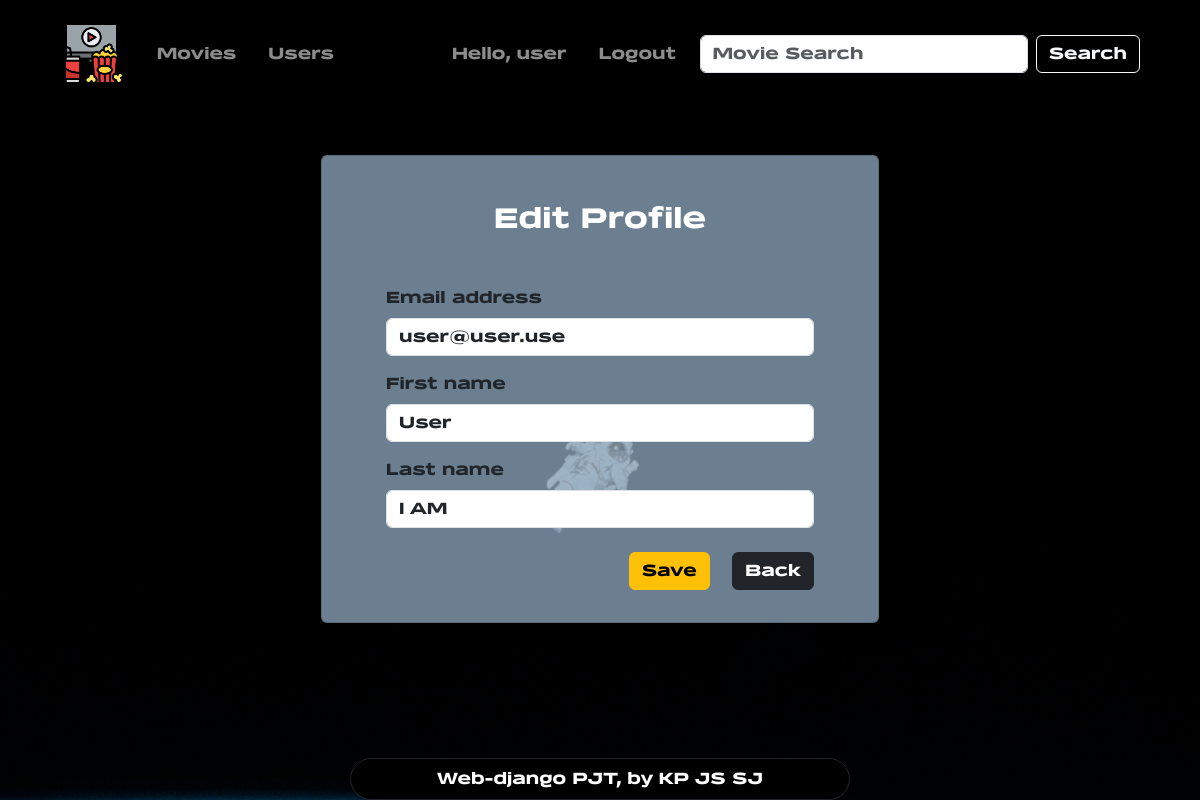
Page /accounts/update/ (signed in) on the committed database.
### accounts/models.py (models this page shows)
class User(AbstractUser):
    pass

### accounts/views.py (the view)
# urls.py: path("update/", views.update, name="update"),
@login_required
def update(request):
    if request.method == "POST":
        form = CustomUserChangeForm(request.POST, instance=request.user)
        if form.is_valid():
            form.save()
            messages.success(request, "회원정보 수정이 완료되었습니다.")
            return redirect("articles:index")
    else:
        form = CustomUserChangeForm(instance=request.user)
    context = {
        "form": form,
    }
    return render(request, "accounts/update.html", context)

### accounts/forms.py
class CustomUserChangeForm(UserChangeForm):
    class Meta(UserChangeForm.Meta):
        model = get_user_model()
        fields = (
            "email",
            "first_name",
            "last_name",
        )

### accounts/templates/accounts/update.html (shortened to what this page needs)
{% extends 'base.html' %}
{% block content %}
  {% load django_bootstrap5 %}
  <div class="container d-flex justify-content-center py-5">
    <div class="card col-6 review-detail">
      <h1 class="text-center mt-5 mb-3 fs-3 fw-bold text-white">Edit Profile</h1>
      <div class="card-body">
        <form action="{% url 'accounts:update' %}" method="POST" class="text-dark px-5 py-3">
          {% bootstrap_field form.email %}
          {% bootstrap_field form.first_name %}
          {% bootstrap_field form.last_name %}
          <div class="text-end mt-4">
            <input type="submit" class="btn btn-warning" value="Save">
            <a class=" btn btn-dark ms-3" href="{% url 'accounts:profile' user.pk %}" role="button">Back</a>
          </div>
        </form>
      </div>
    </div>
  </div>
{% endblock content %}

### templates/base.html (shortened to what this page needs)
{% load static %}
{% load django_bootstrap5 %}
<!DOCTYPE html>
<html lang="en">
<head>
  {% bootstrap_css %}
  <link rel="stylesheet" href="https://cdn.jsdelivr.net/npm/bootstrap-icons@1.9.1/font/bootstrap-icons.css">
  <link rel="stylesheet" href="{% static 'css/style.css' %}" type="text/css">
</head>
<body class="background-img">
  <nav class="navbar navbar-expand-lg navbar-dark bg-black py-3">
    <div class="container-fluid w-100">
      <a class="navbar-brand ms-5" href="{% url 'articles:index' %}">
        <img class="" src="{% static 'images/logo.png' %}" alt="logo" height="65">
      </a>
      <div class="collapse navbar-collapse" id="navbarSupportedContent">
        <ul class="navbar-nav me-auto mb-2 mb-lg-0">
          <li class="nav-item mx-2">
            <a class="nav-link" href="{% url 'articles:index' %}">Movies</a>
          </li>
          <li class="nav-item mx-2">
            <a class="nav-link" href="{% url 'accounts:userlist' %}">Users</a>
          </li>
        </ul>
        {% if user.is_authenticated %}
        <ul class="navbar-nav">
          <li class="nav-item mx-2">
            <a class="nav-link" href="{% url 'accounts:profile' user.pk %}">Hello,
              {{ request.user.username }}</a>
          </li>
          <a class="nav-link mx-2" href="{% url 'accounts:logout' %}">Logout</a>
        </ul>
        {% endif %}
        <form class="d-flex me-5" role="search" method="GET" action="{% url 'articles:search' %}">
          <input class="form-control mx-2" type="search" placeholder="Movie Search" name="search" aria-label="Search">
          <button class="btn btn-outline-light" type="submit">Search</button>
        </form>
      </div>
    </div>
  </nav>
  {% block content %}{% endblock %}
  <footer class="text-center">
    <div class="position-fixed bottom-0 w-100 d-flex justify-content-center">
      <div class="bg-black py-2 col-5 rounded-5 border border-dark">
        <p class="text-white m-0">Web-django PJT, by KP JS SJ</p>
      </div>
    </div>
    <div class="m-5">
      <br>
    </div>
  </footer>
</body>
</html>

### static/css/style.css (style rules this page uses)
body { width: 100vw; height: auto; font-family: "belgro"; background-image: url("../images/universe.jpg"); background-repeat: no-repeat; background-size: cover; }
.card { background: rgba(0, 0, 0, 0.42); }
.review-detail { background-color: #8ca6bcc4; }

### rows in the picture
User: user.username "user", email "user@user.use", first_name "User", last_name "I AM"
